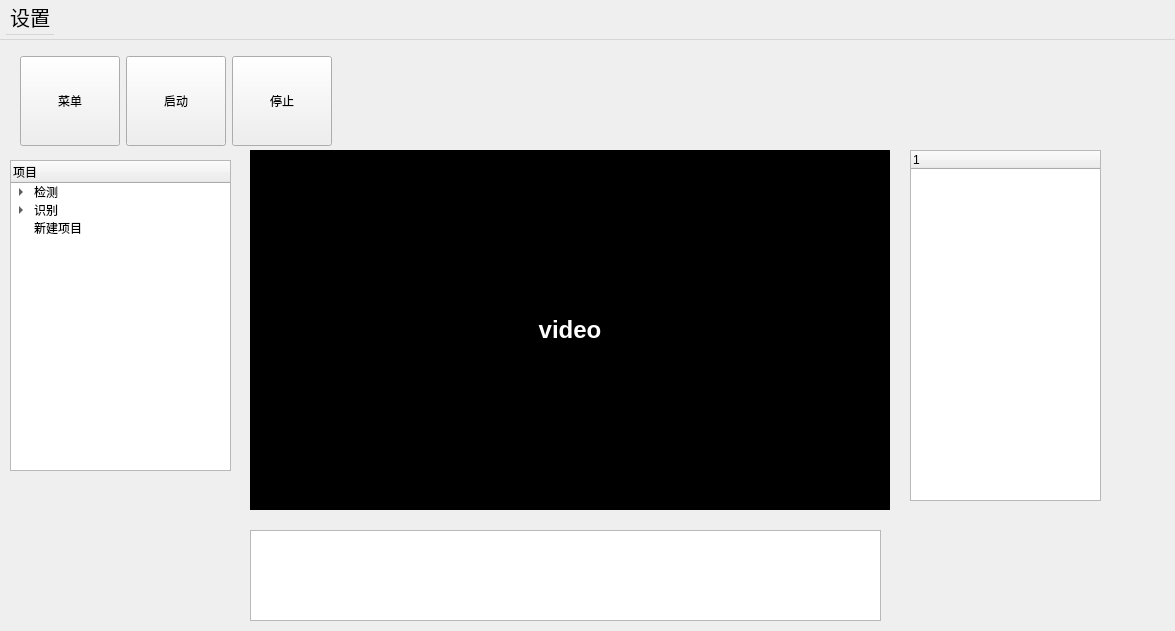
<?xml version="1.0" encoding="UTF-8"?>
<ui version="4.0">
 <class>MainWindow</class>
 <widget class="QMainWindow" name="MainWindow">
  <property name="geometry">
   <rect>
    <x>0</x>
    <y>0</y>
    <width>1175</width>
    <height>631</height>
   </rect>
  </property>
  <property name="sizePolicy">
   <sizepolicy hsizetype="MinimumExpanding" vsizetype="Preferred">
    <horstretch>0</horstretch>
    <verstretch>0</verstretch>
   </sizepolicy>
  </property>
  <property name="windowTitle">
   <string>MainWindow</string>
  </property>
  <widget class="QWidget" name="centralwidget">
   <widget class="QLabel" name="video">
    <property name="geometry">
     <rect>
      <x>250</x>
      <y>110</y>
      <width>640</width>
      <height>360</height>
     </rect>
    </property>
    <property name="styleSheet">
     <string notr="true">background-color: black;
color: white;
font-size: 24px;
font-weight: bold;</string>
    </property>
    <property name="text">
     <string>video</string>
    </property>
    <property name="alignment">
     <set>Qt::AlignCenter</set>
    </property>
   </widget>
   <widget class="QWidget" name="layoutWidget">
    <property name="geometry">
     <rect>
      <x>20</x>
      <y>10</y>
      <width>314</width>
      <height>102</height>
     </rect>
    </property>
    <layout class="QHBoxLayout" name="horizontalLayout">
     <item>
      <widget class="QPushButton" name="menu_button">
       <property name="minimumSize">
        <size>
         <width>100</width>
         <height>90</height>
        </size>
       </property>
       <property name="maximumSize">
        <size>
         <width>100</width>
         <height>90</height>
        </size>
       </property>
       <property name="text">
        <string>菜单</string>
       </property>
      </widget>
     </item>
     <item>
      <widget class="QPushButton" name="open_button">
       <property name="minimumSize">
        <size>
         <width>100</width>
         <height>90</height>
        </size>
       </property>
       <property name="maximumSize">
        <size>
         <width>100</width>
         <height>90</height>
        </size>
       </property>
       <property name="text">
        <string>启动</string>
       </property>
      </widget>
     </item>
     <item>
      <widget class="QPushButton" name="close_button">
       <property name="minimumSize">
        <size>
         <width>100</width>
         <height>90</height>
        </size>
       </property>
       <property name="maximumSize">
        <size>
         <width>100</width>
         <height>90</height>
        </size>
       </property>
       <property name="text">
        <string>停止</string>
       </property>
      </widget>
     </item>
    </layout>
   </widget>
   <widget class="QTreeWidget" name="tree">
    <property name="geometry">
     <rect>
      <x>10</x>
      <y>120</y>
      <width>221</width>
      <height>311</height>
     </rect>
    </property>
    <column>
     <property name="text">
      <string>项目</string>
     </property>
    </column>
    <item>
     <property name="text">
      <string>检测</string>
     </property>
     <item>
      <property name="text">
       <string>直线</string>
      </property>
     </item>
     <item>
      <property name="text">
       <string>圆</string>
      </property>
     </item>
    </item>
    <item>
     <property name="text">
      <string>识别</string>
     </property>
     <item>
      <property name="text">
       <string>人脸</string>
      </property>
     </item>
     <item>
      <property name="text">
       <string>颜色</string>
      </property>
     </item>
    </item>
    <item>
     <property name="text">
      <string>新建项目</string>
     </property>
    </item>
   </widget>
   <widget class="QPlainTextEdit" name="plainTextEdit">
    <property name="geometry">
     <rect>
      <x>250</x>
      <y>490</y>
      <width>631</width>
      <height>91</height>
     </rect>
    </property>
   </widget>
   <widget class="QTreeWidget" name="treeWidget">
    <property name="geometry">
     <rect>
      <x>910</x>
      <y>110</y>
      <width>191</width>
      <height>351</height>
     </rect>
    </property>
    <column>
     <property name="text">
      <string notr="true">1</string>
     </property>
    </column>
   </widget>
  </widget>
  <widget class="QMenuBar" name="menubar">
   <property name="geometry">
    <rect>
     <x>0</x>
     <y>0</y>
     <width>1175</width>
     <height>40</height>
    </rect>
   </property>
   <property name="sizePolicy">
    <sizepolicy hsizetype="Fixed" vsizetype="Minimum">
     <horstretch>0</horstretch>
     <verstretch>0</verstretch>
    </sizepolicy>
   </property>
   <property name="minimumSize">
    <size>
     <width>0</width>
     <height>40</height>
    </size>
   </property>
   <property name="maximumSize">
    <size>
     <width>16777215</width>
     <height>50</height>
    </size>
   </property>
   <property name="font">
    <font>
     <pointsize>15</pointsize>
    </font>
   </property>
   <widget class="QMenu" name="menu">
    <property name="geometry">
     <rect>
      <x>246</x>
      <y>140</y>
      <width>157</width>
      <height>130</height>
     </rect>
    </property>
    <property name="font">
     <font>
      <pointsize>15</pointsize>
     </font>
    </property>
    <property name="title">
     <string>设置</string>
    </property>
    <addaction name="action"/>
    <addaction name="action1"/>
   </widget>
   <addaction name="menu"/>
  </widget>
  <action name="action">
   <property name="text">
    <string>摄像头设置</string>
   </property>
   <property name="font">
    <font>
     <pointsize>15</pointsize>
    </font>
   </property>
  </action>
  <action name="action1">
   <property name="text">
    <string>1</string>
   </property>
   <property name="font">
    <font>
     <pointsize>15</pointsize>
    </font>
   </property>
  </action>
 </widget>
 <resources/>
 <connections/>
</ui>
